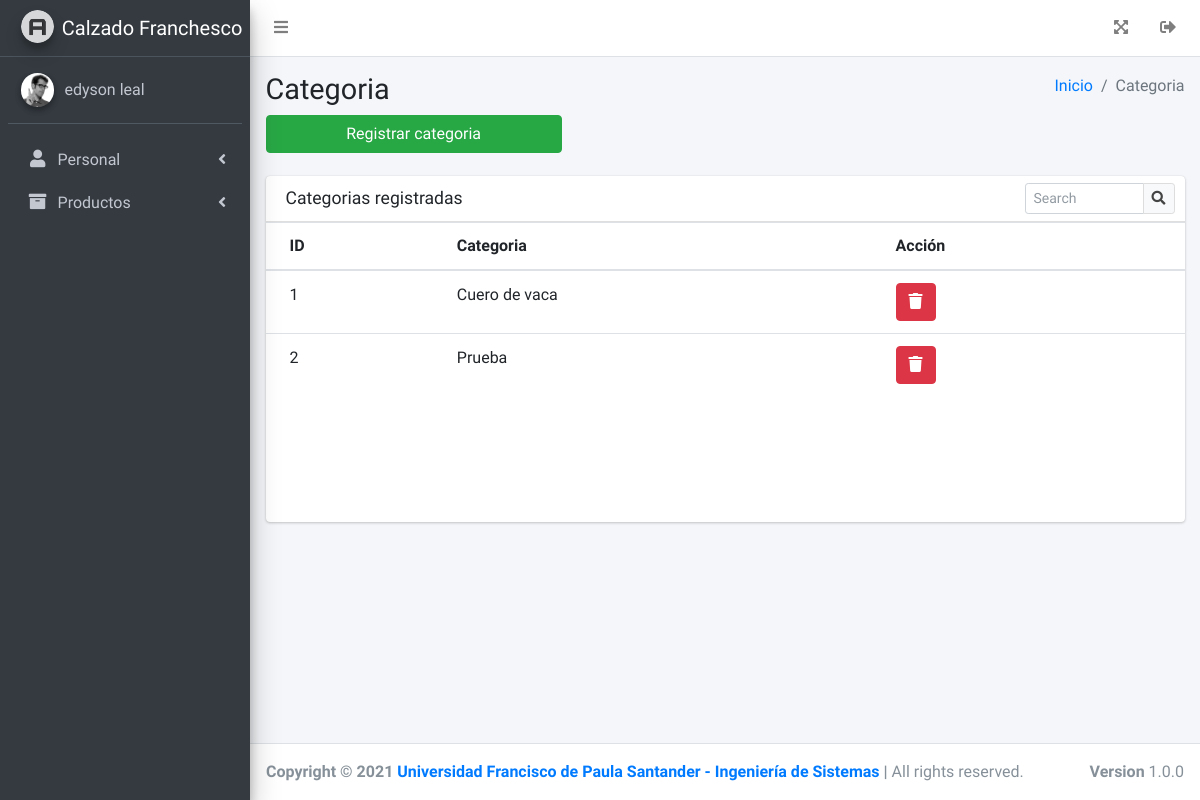
Before: /Categoria (signed in) with the older database file.
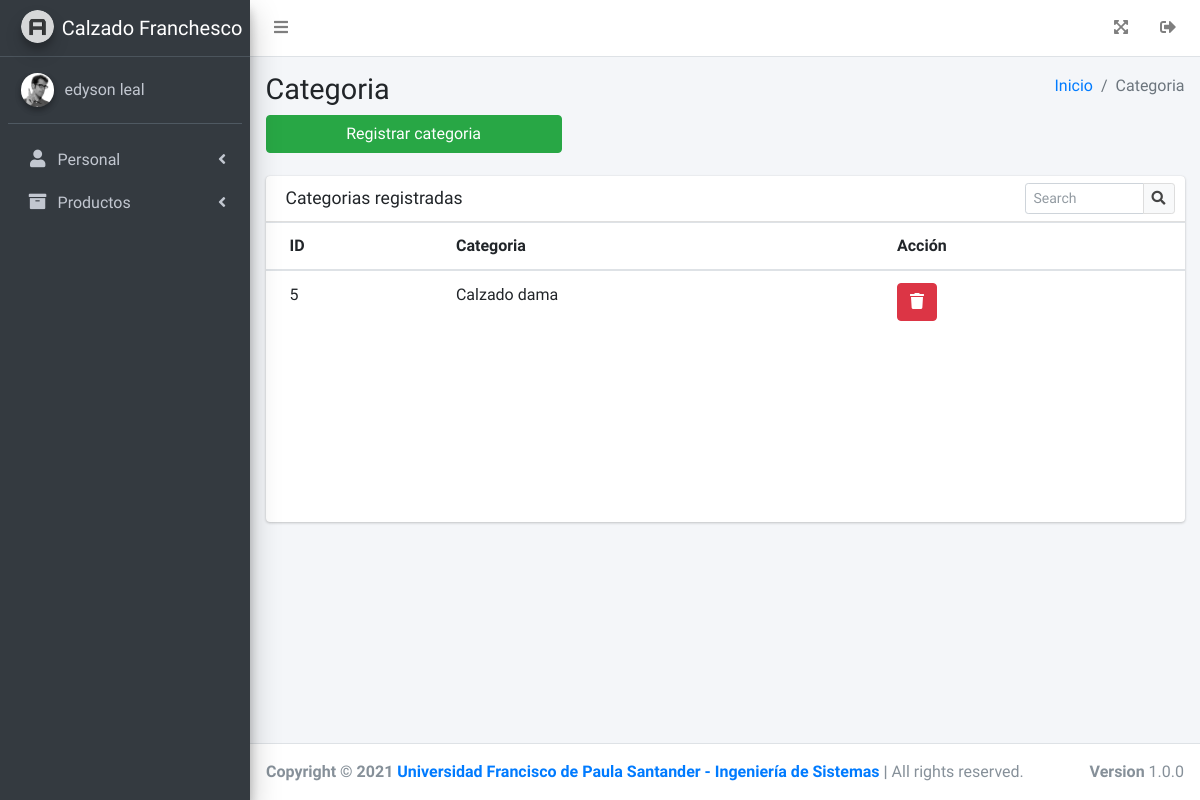
After: the same page with the newer database file.
### tables this page shows
CREATE TABLE `categoria` (
  `id` int(11) NOT NULL,
  `descripcion` varchar(100) NOT NULL
);

### controller/Controlador.php (called while the page is built)
<?php
class Controlador
{
    public function ctrPlantilla()
    {
        include "view/Plantilla.php";
    }
}

### index.php (called while the page is built, shortened)
<?php
require_once "controller/Controlador.php";
$plantilla = new Controlador();
$plantilla->ctrPlantilla();
?>

### view/modulos/navegacion/Categoria.php (the view, shortened to what the changed rows need)
<section class="content-header">
    <div class="container-fluid">
        <div class="row mb-2">
            <div class="col-sm-6">
                <h1>Categoria</h1>
            </div>
            <div class="col-sm-6">
                <ol class="breadcrumb float-sm-right">
                    <li class="breadcrumb-item"><a href="Administracion">Inicio</a></li>
                    <li class="breadcrumb-item active">Categoria</li>
                </ol>
            </div>
        </div>
        <div class="row mb-2">
            <div class="col-sm-4">
                <a type="button" class="btn btn-block btn-success" data-toggle="modal" data-target="#modal-default">Registrar categoria</a>
            </div>
        </div>
    </div>
</section>
<section class="content">
    <div class="container-fluid">
        <div class="row">
            <div class="col-12">
                <div class="card">
                    <div class="card-header">
                        <h3 class="card-title">Categorias registradas</h3>
                        <div class="card-tools">
                            <div class="input-group input-group-sm" style="width: 150px;">
                                <input type="text" name="table_search" class="form-control float-right" placeholder="Search">
                                <div class="input-group-append">
                                    <button type="submit" class="btn btn-default">
                                        <i class="fas fa-search"></i>
                                    </button>
                                </div>
                            </div>
                        </div>
                    </div>
                    <div class="card-body table-responsive p-0" style="height: 300px;">
                        <table class="table table-head-fixed text-nowrap">
                            <thead>
                                <tr>
                                    <th>ID</th>
                                    <th>Categoria</th>
                                    <th>Acci&oacute;n</th>
                                </tr>
                            </thead>
                            <tbody>
                                <?php
                                $query = $conexion->query("SELECT * FROM categoria");
                                while ($row = mysqli_fetch_array($query)) {
                                    echo "<tr>
                                            <td>" . $row["id"] . "</td>
                                            <td>" . $row["descripcion"] . "</td>
                                            <td><a class='btn btn-danger' onclick='eliminarCuentaBancaria(" . $row["id"] . ")'><i class='fas fa-trash'></i></a></td>
                                        </tr>";
                                }
                                ?>
                            </tbody>
                        </table>
                    </div>
                </div>
            </div>
        </div>
    </div>
</section>

### view/modulos/menu.php (shortened to what the changed rows need)
<aside class="main-sidebar sidebar-dark-primary elevation-4">
    <a href="" class="brand-link">
        <img src="view/presentacion/img/AdminLTELogo.png" alt="AdminLTE Logo" class="brand-image img-circle elevation-3" style="opacity: .8">
        <span class="brand-text font-weight-light">Calzado Franchesco</span>
    </a>
    <div class="sidebar">
        <div class="user-panel mt-3 pb-3 mb-3 d-flex">
            <div class="image">
                <img src="view/presentacion/img/user2-160x160.jpg" class="img-circle elevation-2" alt="User Image">
            </div>
            <div class="info">
                <a href="Perfil" class="d-block">
                    <?php echo $_SESSION['nombre'] . " " . $_SESSION['apellido']; ?></a>
            </div>
        </div>
        <nav class="mt-2">
            <ul class="nav nav-pills nav-sidebar flex-column" data-widget="treeview" role="menu" data-accordion="false">
                <?php
                $rol = $_SESSION['rol'];
                if ($rol == 'Administrador') { ?>
                    <li class="nav-item">
                        <a href="#" class="nav-link">
                            <i class="nav-icon fas fa-user"></i>
                            <p>
                                Personal
                                <i class="right fas fa-angle-left"></i>
                            </p>
                        </a>
                    </li>
                    <li class="nav-item">
                        <a href="#" class="nav-link">
                            <i class="nav-icon fas fa-archive"></i>
                            <p>
                                Productos
                                <i class="fas fa-angle-left right"></i>
                            </p>
                        </a>
                    </li>
                <?php } else if ($rol == 'Bodega') { ?>
                    <li class="nav-item">
                        <a href="#" class="nav-link">
                            <i class="nav-icon fas fa-archive"></i>
                            <p>
                                Productos
                                <i class="fas fa-angle-left right"></i>
                            </p>
                        </a>
                        <ul class="nav nav-treeview">
                            <li class="nav-item">
                                <a href="Materia-prima" class="nav-link">
                                    <i class="far fa-circle nav-icon"></i>
                                    <p>Materia prima</p>
                                </a>
                            </li>
                        </ul>
                    </li>
                <?php } else if ($rol == 'Producccion') { ?>
                    <li class="nav-item">
                        <a href="#" class="nav-link">
                            <i class="nav-icon fas fa-archive"></i>
                            <p>
                                Productos
                                <i class="fas fa-angle-left right"></i>
                            </p>
                        </a>
                        <ul class="nav nav-treeview">
                            <li class="nav-item">
                                <a href="Categoria" class="nav-link">
                                    <i class="far fa-circle nav-icon"></i>
                                    <p>Categoria</p>
                                </a>
                            </li>
                            <li class="nav-item">
                                <a href="Producto" class="nav-link">
                                    <i class="far fa-circle nav-icon"></i>
                                    <p>Productos</p>
                                </a>
                            </li>
                        </ul>
                    </li>
                <?php } ?>
            </ul>
        </nav>
    </div>
</aside>

Changed rows visible on the page:
removed categoria: id "1", descripcion "Cuero de vaca"
removed categoria: id "2", descripcion "Prueba"
added categoria: id "5", descripcion "Calzado dama"
